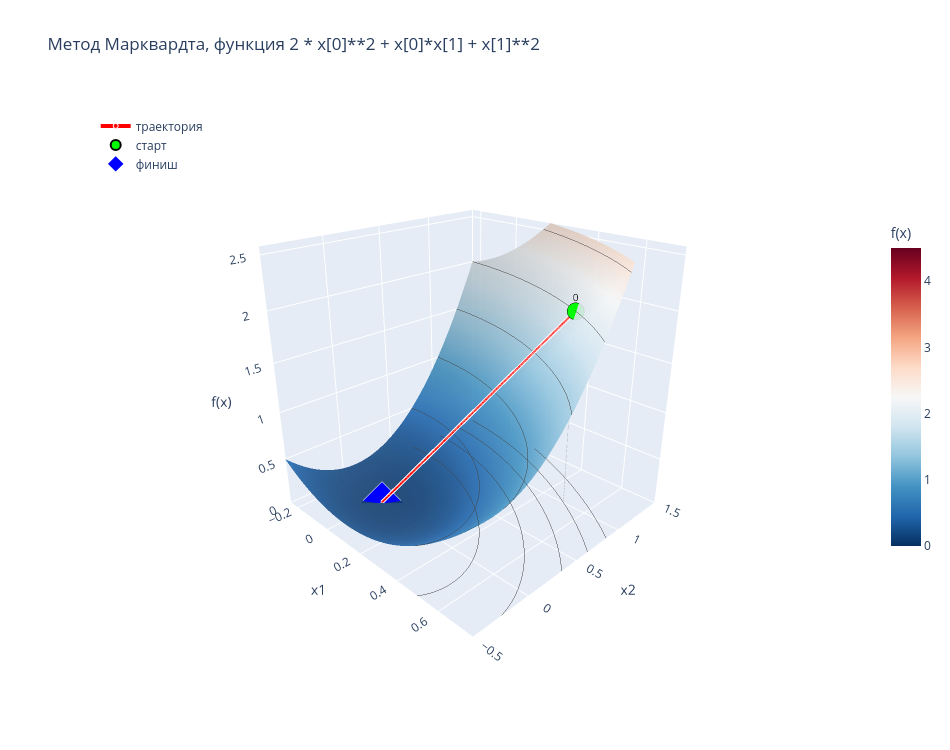

Here is the notebook cell this chart was saved with:
### Code cell
plot_trajectory_3d_plotly(f=function_1, traj=traj_mark, title="Метод Марквардта, функция 2 * x[0]**2 + x[0]*x[1] + x[1]**2")

### Figure 1 — Plotly figure (JSON) as saved in the notebook; plotly's stock layout.template omitted (floating-point values rounded to 4 significant figures; data arrays with more than 128 entries replaced by an {"elided": "..."} marker saying what was removed)
{"data": [{"colorbar": {"len": 0.6, "title": {"text": "f(x)"}}, "colorscale": [[0, "rgb(5,48,97)"], [0.1, "rgb(33,102,172)"], [0.2, "rgb(67,147,195)"], [0.3, "rgb(146,197,222)"], [0.4, "rgb(209,229,240)"], [0.5, "rgb(247,247,247)"], [0.6, "rgb(253,219,199)"], [0.7, "rgb(244,165,130)"], [0.8, "rgb(214,96,77)"], [0.9, "rgb(178,24,43)"], [1, "rgb(103,0,31)"]], "contours": {"z": {"highlightcolor": "black", "project": {"z": true}, "show": true, "usecolormap": false}}, "name": "поверхность", "opacity": 0.9, "showscale": true, "type": "surface", "x": {"elided": "100x100 float values"}, "y": {"elided": "100x100 float values"}, "z": {"elided": "100x100 float values"}}, {"hoverinfo": "skip", "line": {"color": "white", "width": 8}, "mode": "lines", "showlegend": false, "type": "scatter3d", "x": [0.5, -3.172e-09], "y": [1.0, 1.586e-09], "z": [2.0, 1.761e-17]}, {"line": {"color": "red", "width": 4}, "marker": {"color": "red", "line": {"color": "white", "width": 1}, "size": 5}, "mode": "lines+markers+text", "name": "траектория", "text": ["0", "1"], "textfont": {"color": "black", "size": 10}, "textposition": "top center", "type": "scatter3d", "x": [0.5, -3.172e-09], "y": [1.0, 1.586e-09], "z": [2.0, 1.761e-17]}, {"hoverinfo": "skip", "line": {"color": "gray", "dash": "dot", "width": 1}, "mode": "lines", "showlegend": false, "type": "scatter3d", "x": [0.5, 0.5], "y": [1, 1], "z": [1.761e-17, 2]}, {"hoverinfo": "skip", "line": {"color": "gray", "dash": "dot", "width": 1}, "mode": "lines", "showlegend": false, "type": "scatter3d", "x": [-3.172e-09, -3.172e-09], "y": [1.586e-09, 1.586e-09], "z": [1.761e-17, 1.761e-17]}, {"marker": {"color": "lime", "line": {"color": "black", "width": 2}, "size": 10}, "mode": "markers", "name": "старт", "type": "scatter3d", "x": [0.5], "y": [1], "z": [2]}, {"marker": {"color": "blue", "line": {"color": "white", "width": 2}, "size": 14, "symbol": "diamond"}, "mode": "markers", "name": "финиш", "type": "scatter3d", "x": [-3.172e-09], "y": [1.586e-09], "z": [1.761e-17]}], "layout": {"height": 750, "legend": {"bgcolor": "rgba(255,255,255,0.7)", "x": 0.02, "y": 0.98}, "scene": {"aspectmode": "cube", "camera": {"eye": {"x": 1.6, "y": -1.6, "z": 1}}, "xaxis": {"range": [-0.25, 0.75], "title": {"text": "x1"}}, "yaxis": {"range": [-0.5, 1.5], "title": {"text": "x2"}}, "zaxis": {"range": [1.761e-17, 2.573], "title": {"text": "f(x)"}}}, "title": {"text": "Метод Марквардта, функция 2 * x[0]**2 + x[0]*x[1] + x[1]**2"}, "width": 950}}
